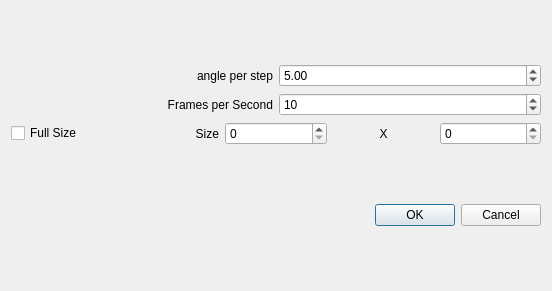
<?xml version="1.0" encoding="UTF-8"?>
<ui version="4.0">
 <class>videoSetupDlg</class>
 <widget class="QDialog" name="videoSetupDlg">
  <property name="geometry">
   <rect>
    <x>0</x>
    <y>0</y>
    <width>552</width>
    <height>291</height>
   </rect>
  </property>
  <property name="windowTitle">
   <string>Video setup</string>
  </property>
  <layout class="QVBoxLayout" name="verticalLayout_2">
   <item>
    <layout class="QVBoxLayout" name="verticalLayout">
     <item>
      <layout class="QHBoxLayout" name="horizontalLayout">
       <item>
        <widget class="QLabel" name="label">
         <property name="text">
          <string>angle per step</string>
         </property>
         <property name="alignment">
          <set>Qt::AlignRight|Qt::AlignTrailing|Qt::AlignVCenter</set>
         </property>
        </widget>
       </item>
       <item>
        <widget class="QDoubleSpinBox" name="angle">
         <property name="maximum">
          <double>180.000000000000000</double>
         </property>
         <property name="singleStep">
          <double>5.000000000000000</double>
         </property>
         <property name="value">
          <double>5.000000000000000</double>
         </property>
        </widget>
       </item>
      </layout>
     </item>
     <item>
      <layout class="QHBoxLayout" name="horizontalLayout_2">
       <item>
        <widget class="QLabel" name="label_2">
         <property name="text">
          <string>Frames per Second</string>
         </property>
         <property name="alignment">
          <set>Qt::AlignRight|Qt::AlignTrailing|Qt::AlignVCenter</set>
         </property>
        </widget>
       </item>
       <item>
        <widget class="QSpinBox" name="fps">
         <property name="value">
          <number>10</number>
         </property>
        </widget>
       </item>
      </layout>
     </item>
     <item>
      <layout class="QHBoxLayout" name="horizontalLayout_3">
       <item>
        <widget class="QCheckBox" name="fullSize">
         <property name="text">
          <string>Full Size</string>
         </property>
        </widget>
       </item>
       <item>
        <widget class="QLabel" name="label_3">
         <property name="text">
          <string>Size</string>
         </property>
         <property name="alignment">
          <set>Qt::AlignRight|Qt::AlignTrailing|Qt::AlignVCenter</set>
         </property>
        </widget>
       </item>
       <item>
        <widget class="QSpinBox" name="width">
         <property name="maximum">
          <number>2000</number>
         </property>
        </widget>
       </item>
       <item>
        <widget class="QLabel" name="label_4">
         <property name="text">
          <string>X</string>
         </property>
         <property name="alignment">
          <set>Qt::AlignCenter</set>
         </property>
        </widget>
       </item>
       <item>
        <widget class="QSpinBox" name="height">
         <property name="maximum">
          <number>6000</number>
         </property>
         <property name="singleStep">
          <number>10</number>
         </property>
        </widget>
       </item>
      </layout>
     </item>
    </layout>
   </item>
   <item>
    <widget class="QDialogButtonBox" name="buttonBox">
     <property name="orientation">
      <enum>Qt::Horizontal</enum>
     </property>
     <property name="standardButtons">
      <set>QDialogButtonBox::Cancel|QDialogButtonBox::Ok</set>
     </property>
    </widget>
   </item>
  </layout>
 </widget>
 <resources/>
 <connections>
  <connection>
   <sender>buttonBox</sender>
   <signal>accepted()</signal>
   <receiver>videoSetupDlg</receiver>
   <slot>accept()</slot>
   <hints>
    <hint type="sourcelabel">
     <x>248</x>
     <y>254</y>
    </hint>
    <hint type="destinationlabel">
     <x>157</x>
     <y>274</y>
    </hint>
   </hints>
  </connection>
  <connection>
   <sender>buttonBox</sender>
   <signal>rejected()</signal>
   <receiver>videoSetupDlg</receiver>
   <slot>reject()</slot>
   <hints>
    <hint type="sourcelabel">
     <x>316</x>
     <y>260</y>
    </hint>
    <hint type="destinationlabel">
     <x>286</x>
     <y>274</y>
    </hint>
   </hints>
  </connection>
 </connections>
</ui>
